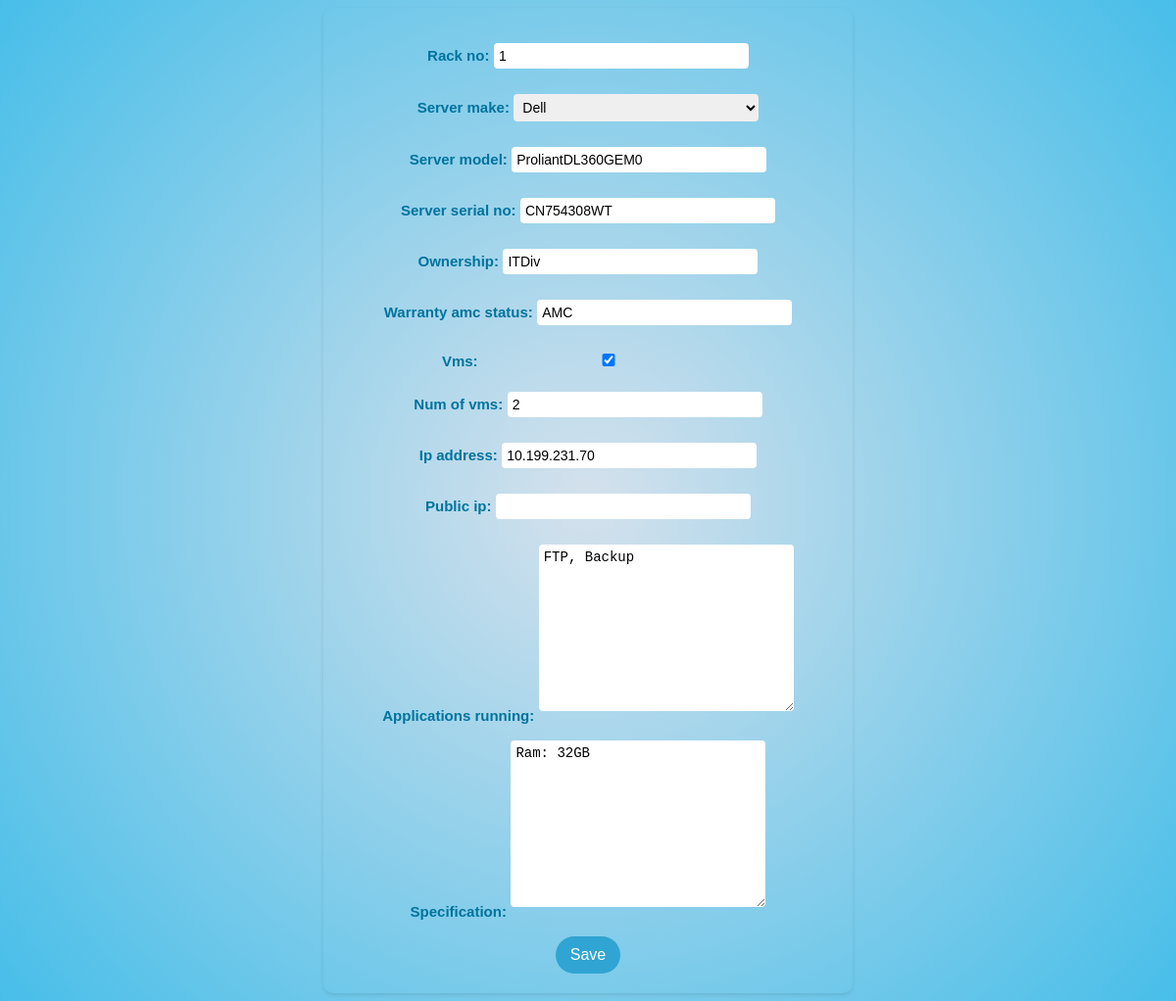
Page /edit/4/ on the committed database.
### qrapp/models.py (models this page shows, shortened)
class Server(models.Model):
    rack_no = models.IntegerField()
    server_make = models.ForeignKey(Company, on_delete=models.CASCADE)
    server_model = models.CharField(max_length=100)
    server_serial_no = models.CharField(max_length=100)
    ownership = models.CharField(max_length=100)
    warranty_amc_status = models.CharField(max_length=100)
    vms = models.BooleanField()
    num_of_vms = models.IntegerField()
    ip_address = models.GenericIPAddressField()
    public_ip = models.GenericIPAddressField(null=True, blank=True)
    applications_running = models.TextField()
    specification = models.TextField(null=True, blank=True)

### qrapp/views.py (the view)
# urls.py: path('edit/<int:edit_id>/', views.edit, name='edit'),
def edit(request, edit_id):
    server = get_object_or_404(Server, id=edit_id)
    if request.method == 'POST':
        form = ServerForm(request.POST, instance=server)
        if form.is_valid():
            form.save()
            return redirect('apps')
    else:
        form = ServerForm(instance=server)
    context = {'form': form, 'server': server}
    return render(request, 'edit.html', context)

### qrapp/forms.py
class ServerForm(forms.ModelForm):
    class Meta:
        model = Server
        fields = '__all__'

### qrapp/models.py (called while the page is built)
    def __str__(self):
        return self.company

### qrapp/templates/edit.html (shortened to what this page needs)
<!DOCTYPE html>
<html>
<head>
    <link rel="stylesheet" href="https://cdnjs.cloudflare.com/ajax/libs/font-awesome/5.15.3/css/all.min.css">
    <body>
        <form class="form-container"method="post">
            {{ form.as_p }}
            <button class="search-button" type="submit">Save</button>
          </form>
    </body>
</html>

### qrapp/templates/edit.html (style rules this page uses)
body { font-family: Calibri, Helvetica, sans-serif; background-image: radial-gradient(circle at center,#d5e1ec,#47bee9); background-size:contain; background-position: center; }
.form-container { max-width: 500px; margin: 0 auto; padding: 20px; border-radius: 10px; box-shadow: 0 2px 4px rgba(0, 0, 0, 0.1); text-align: center; }
.form-container label { color: #00739d; font-size: 15PX; font-weight: bold; }
.form-container input[type="text"], .form-container textarea, .form-container input[type="checkbox"], .form-container input[type="number"], .form-container select { width: 50%; padding: 5px; margin-bottom: 10px; border: none; border-radius: 4px; font-size: 14px; }
.form-container input[type="text"], .form-container textarea { background-color: white; }
.form-container input[type="number"]::placeholder { color: #999999; }
.search-button { background-color: rgb(48, 164, 210); color: white; padding: 10px 15px; border: none; border-radius: 20px; font-size: 16px; cursor: pointer; position: right; }

### rows in the picture
Server: rack_no "1", server_make "Dell", server_model "ProliantDL360GEM0", server_serial_no "CN754308WT", ownership "ITDiv", warranty_amc_status "AMC", vms "☑", num_of_vms "2", ip_address "10.199.231.70", applications_running "FTP, Backup", specification "Ram: 32GB"
